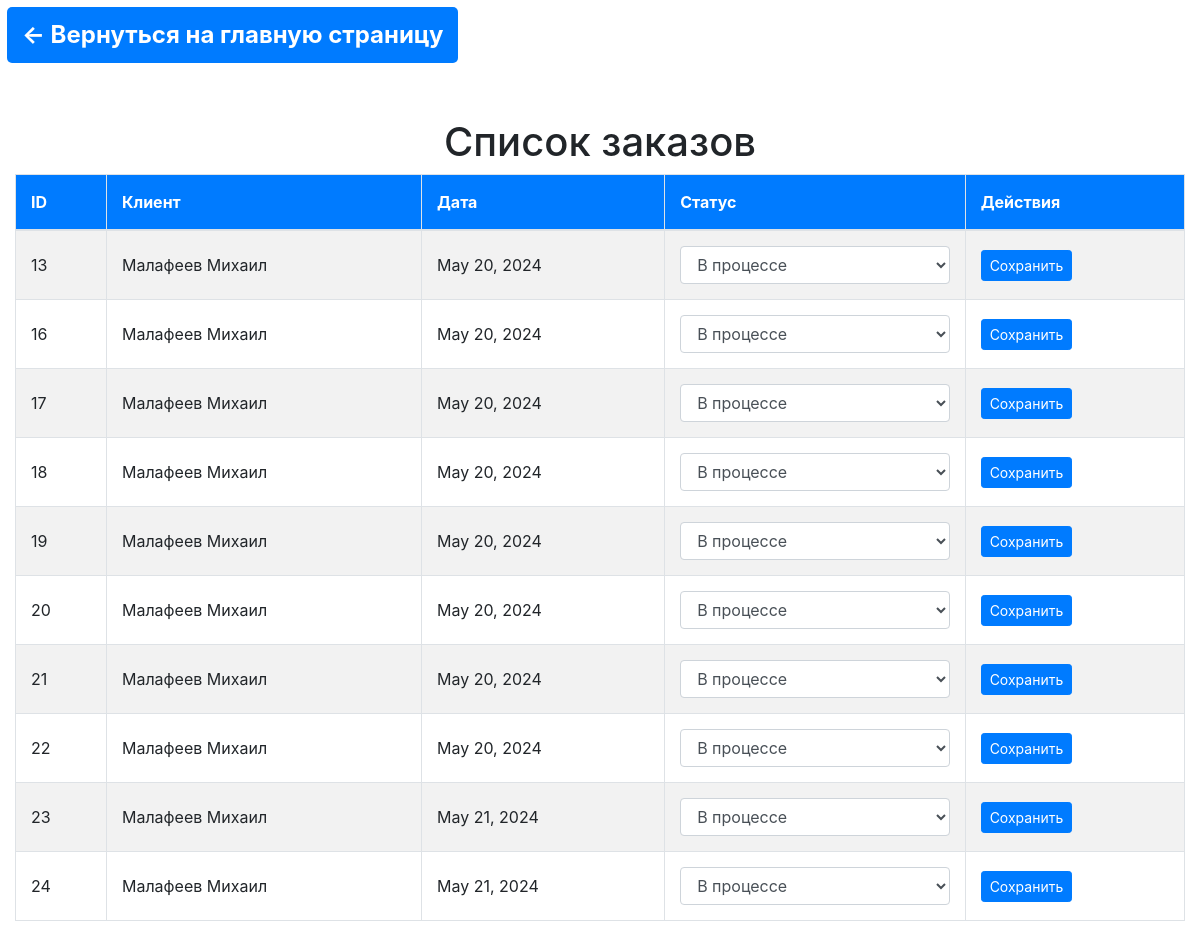
The app's page /working/ (signed in) with its own data.
### CommonApp/models.py (models this page shows)
class OrderUser(models.Model):
    user = models.ForeignKey(to=User,on_delete=models.CASCADE,default=None)
    number_order = models.IntegerField(default=0)
    summa_order = models.IntegerField(default=0)
    status_order = models.ForeignKey(to= OrderStatus, on_delete= models.CASCADE, default=4)
    date =   models.DateField(default= datetime.datetime.now())

class User(AbstractUser):
    image_user = models.ImageField(upload_to='user_profile_photo',default=None)
    number_order = models.IntegerField(default=0)

### CommonApp/views.py (the view)
# urls.py: path('working/', working, name='working'),
@login_required
def working(request):
    if request.method == 'POST': # проверяем, данные пришли к нам или нет
        order_status_form = OrderStatusForm()
    else:
        order_status_form =         OrderStatusForm()
    context = { # создание контеста для страница
        "user_orders": OrderUser.objects.exclude(status_order__name_status__in=['Отменен','Выполнен']),
        'form_status_order': order_status_form,
    }
    return (render(request,'CommonApp/worker.html', context) )

### CommonApp/forms.py
class OrderStatusForm(forms.ModelForm):
    choices = reversed(OrderStatus.objects.values_list('pk', 'name_status'))
    name_status = forms.ChoiceField(choices=choices, widget=forms.Select(attrs={
        'class': 'form-control'
    }))
    class Meta:
        model = ReviewUser
        fields = ('name_status',)

### CommonApp/templates/CommonApp/worker.html (shortened to what this page needs)
{% load static %}
<!DOCTYPE html>
<html lang="ru">
<head>
  <link rel="stylesheet" href="https://stackpath.bootstrapcdn.com/bootstrap/4.5.2/css/bootstrap.min.css">
  <link rel="stylesheet" href="{% static 'css/worker_style.css' %}">
</head>
<body>
<a href="{% url 'CommonApp:index' %}" class="btn-back">
  ← Вернуться на главную страницу
</a>
<div class="container-fluid my-5">
  <h1 class="text-center text-md-start">Список заказов</h1>
  <div class="table-responsive">
    <table class="table table-striped table-bordered">
      <thead class="table-primary">
        <tr>
          <th>ID</th>
          <th>Клиент</th>
          <th>Дата</th>
          <th>Статус</th>
          <th>Действия</th>
        </tr>
      </thead>
      <tbody>
        {% for order in user_orders %}
          <form action="{% url 'CommonApp:update_status_order_in_worker' order.id %}" method="post">
            <tr>
              <td>{{order.number_order}}</td>
              <td>{{order.user.last_name}} {{order.user.first_name}}</td>
              <td>{{order.date}}</td>
              <td>
                {{form_status_order.name_status}}
              </td>
              <td>
                <button class="btn btn-primary btn-sm" type="submit">Сохранить</button>
              </td>
            </tr>
          </form>
        {% endfor %}
      </tbody>
    </table>
  </div>
</div>
</body>
</html>

### static/css/worker_style.css (style rules this page uses)
.btn-back { display: inline-block; text-decoration: none; color: white; background-color: #007bff; font-size: 1.5rem; font-weight: bold; padding: 10px 15px; margin-bottom: 20px; border-radius: 5px; cursor: pointer; margin:7px; transition: background-color 0.3s, transform 0.3s; }
.table { width: 100%; max-width: 100%; margin-bottom: 1rem; background-color: white; }
.table th, .table td { padding: 15px; vertical-align: middle; border-top: 1px solid #dee2e6; }
.table thead th { vertical-align: bottom; border-bottom: 2px solid #dee2e6; }
.table-bordered { border: 1px solid #dee2e6; }
.table-bordered th, .table-bordered td { border: 1px solid #dee2e6; }
.table-primary { background-color: #007bff; color: white; }
.table-responsive { overflow-x: auto; -webkit-overflow-scrolling: touch; }

### records on screen
OrderUser: number_order "13", user.last_name "Малафеев", user.first_name "Михаил", date "May 20, 2024"
OrderUser: number_order "16", user.last_name "Малафеев", user.first_name "Михаил", date "May 20, 2024"
OrderUser: number_order "17", user.last_name "Малафеев", user.first_name "Михаил", date "May 20, 2024"
OrderUser: number_order "18", user.last_name "Малафеев", user.first_name "Михаил", date "May 20, 2024"
OrderUser: number_order "19", user.last_name "Малафеев", user.first_name "Михаил", date "May 20, 2024"
OrderUser: number_order "20", user.last_name "Малафеев", user.first_name "Михаил", date "May 20, 2024"
OrderUser: number_order "21", user.last_name "Малафеев", user.first_name "Михаил", date "May 20, 2024"
OrderUser: number_order "22", user.last_name "Малафеев", user.first_name "Михаил", date "May 20, 2024"
OrderUser: number_order "23", user.last_name "Малафеев", user.first_name "Михаил", date "May 21, 2024"
OrderUser: number_order "24", user.last_name "Малафеев", user.first_name "Михаил", date "May 21, 2024"
